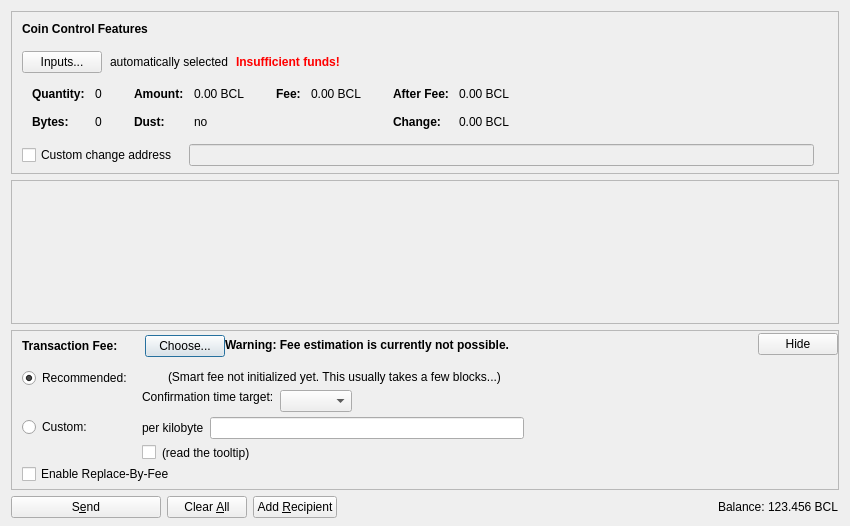
<?xml version="1.0" encoding="UTF-8"?>
<ui version="4.0">
 <class>SendCoinsDialog</class>
 <widget class="QDialog" name="SendCoinsDialog">
  <property name="geometry">
   <rect>
    <x>0</x>
    <y>0</y>
    <width>850</width>
    <height>526</height>
   </rect>
  </property>
  <property name="windowTitle">
   <string>Send Coins</string>
  </property>
  <layout class="QVBoxLayout" name="verticalLayout" stretch="0,1,0,0">
   <property name="bottomMargin">
    <number>8</number>
   </property>
   <item>
    <widget class="QFrame" name="frameCoinControl">
     <property name="sizePolicy">
      <sizepolicy hsizetype="Expanding" vsizetype="Expanding">
       <horstretch>0</horstretch>
       <verstretch>0</verstretch>
      </sizepolicy>
     </property>
     <property name="maximumSize">
      <size>
       <width>16777215</width>
       <height>16777215</height>
      </size>
     </property>
     <property name="frameShape">
      <enum>QFrame::StyledPanel</enum>
     </property>
     <property name="frameShadow">
      <enum>QFrame::Sunken</enum>
     </property>
     <layout class="QVBoxLayout" name="verticalLayoutCoinControl2">
      <property name="spacing">
       <number>0</number>
      </property>
      <property name="leftMargin">
       <number>0</number>
      </property>
      <property name="topMargin">
       <number>0</number>
      </property>
      <property name="rightMargin">
       <number>0</number>
      </property>
      <property name="bottomMargin">
       <number>6</number>
      </property>
      <item>
       <layout class="QVBoxLayout" name="verticalLayoutCoinControl" stretch="0,0,0,0,1">
        <property name="spacing">
         <number>0</number>
        </property>
        <property name="leftMargin">
         <number>10</number>
        </property>
        <property name="topMargin">
         <number>10</number>
        </property>
        <item>
         <layout class="QHBoxLayout" name="horizontalLayoutCoinControl1">
          <property name="bottomMargin">
           <number>15</number>
          </property>
          <item>
           <widget class="QLabel" name="labelCoinControlFeatures">
            <property name="sizePolicy">
             <sizepolicy hsizetype="Preferred" vsizetype="Maximum">
              <horstretch>0</horstretch>
              <verstretch>0</verstretch>
             </sizepolicy>
            </property>
            <property name="font">
             <font>
              <weight>75</weight>
              <bold>true</bold>
             </font>
            </property>
            <property name="styleSheet">
             <string notr="true">font-weight:bold;</string>
            </property>
            <property name="text">
             <string>Coin Control Features</string>
            </property>
           </widget>
          </item>
         </layout>
        </item>
        <item>
         <layout class="QHBoxLayout" name="horizontalLayoutCoinControl2" stretch="0,0,0,0">
          <property name="spacing">
           <number>8</number>
          </property>
          <property name="bottomMargin">
           <number>10</number>
          </property>
          <item>
           <widget class="QPushButton" name="pushButtonCoinControl">
            <property name="styleSheet">
             <string notr="true"/>
            </property>
            <property name="text">
             <string>Inputs...</string>
            </property>
            <property name="autoDefault">
             <bool>false</bool>
            </property>
           </widget>
          </item>
          <item>
           <widget class="QLabel" name="labelCoinControlAutomaticallySelected">
            <property name="text">
             <string>automatically selected</string>
            </property>
            <property name="margin">
             <number>5</number>
            </property>
           </widget>
          </item>
          <item>
           <widget class="QLabel" name="labelCoinControlInsuffFunds">
            <property name="font">
             <font>
              <weight>75</weight>
              <bold>true</bold>
             </font>
            </property>
            <property name="styleSheet">
             <string notr="true">color:red;font-weight:bold;</string>
            </property>
            <property name="text">
             <string>Insufficient funds!</string>
            </property>
            <property name="margin">
             <number>5</number>
            </property>
           </widget>
          </item>
          <item>
           <spacer name="horizontalSpacerCoinControl">
            <property name="orientation">
             <enum>Qt::Horizontal</enum>
            </property>
            <property name="sizeHint" stdset="0">
             <size>
              <width>40</width>
              <height>1</height>
             </size>
            </property>
           </spacer>
          </item>
         </layout>
        </item>
        <item>
         <widget class="QWidget" name="widgetCoinControl" native="true">
          <property name="sizePolicy">
           <sizepolicy hsizetype="Preferred" vsizetype="Preferred">
            <horstretch>0</horstretch>
            <verstretch>0</verstretch>
           </sizepolicy>
          </property>
          <property name="minimumSize">
           <size>
            <width>0</width>
            <height>0</height>
           </size>
          </property>
          <property name="styleSheet">
           <string notr="true"/>
          </property>
          <layout class="QHBoxLayout" name="horizontalLayoutCoinControl5">
           <property name="leftMargin">
            <number>0</number>
           </property>
           <property name="topMargin">
            <number>0</number>
           </property>
           <property name="rightMargin">
            <number>0</number>
           </property>
           <property name="bottomMargin">
            <number>0</number>
           </property>
           <item>
            <layout class="QHBoxLayout" name="horizontalLayoutCoinControl3" stretch="0,0,0,1">
             <property name="spacing">
              <number>20</number>
             </property>
             <property name="topMargin">
              <number>0</number>
             </property>
             <property name="bottomMargin">
              <number>10</number>
             </property>
             <item>
              <layout class="QFormLayout" name="formLayoutCoinControl1">
               <property name="horizontalSpacing">
                <number>10</number>
               </property>
               <property name="verticalSpacing">
                <number>14</number>
               </property>
               <property name="leftMargin">
                <number>10</number>
               </property>
               <property name="topMargin">
                <number>4</number>
               </property>
               <property name="rightMargin">
                <number>6</number>
               </property>
               <item row="0" column="0">
                <widget class="QLabel" name="labelCoinControlQuantityText">
                 <property name="font">
                  <font>
                   <weight>75</weight>
                   <bold>true</bold>
                  </font>
                 </property>
                 <property name="text">
                  <string>Quantity:</string>
                 </property>
                 <property name="margin">
                  <number>0</number>
                 </property>
                </widget>
               </item>
               <item row="0" column="1">
                <widget class="QLabel" name="labelCoinControlQuantity">
                 <property name="cursor">
                  <cursorShape>IBeamCursor</cursorShape>
                 </property>
                 <property name="contextMenuPolicy">
                  <enum>Qt::ActionsContextMenu</enum>
                 </property>
                 <property name="text">
                  <string notr="true">0</string>
                 </property>
                 <property name="margin">
                  <number>0</number>
                 </property>
                 <property name="textInteractionFlags">
                  <set>Qt::LinksAccessibleByMouse|Qt::TextSelectableByKeyboard|Qt::TextSelectableByMouse</set>
                 </property>
                </widget>
               </item>
               <item row="1" column="0">
                <widget class="QLabel" name="labelCoinControlBytesText">
                 <property name="font">
                  <font>
                   <weight>75</weight>
                   <bold>true</bold>
                  </font>
                 </property>
                 <property name="text">
                  <string>Bytes:</string>
                 </property>
                </widget>
               </item>
               <item row="1" column="1">
                <widget class="QLabel" name="labelCoinControlBytes">
                 <property name="cursor">
                  <cursorShape>IBeamCursor</cursorShape>
                 </property>
                 <property name="contextMenuPolicy">
                  <enum>Qt::ActionsContextMenu</enum>
                 </property>
                 <property name="text">
                  <string notr="true">0</string>
                 </property>
                 <property name="textInteractionFlags">
                  <set>Qt::LinksAccessibleByMouse|Qt::TextSelectableByKeyboard|Qt::TextSelectableByMouse</set>
                 </property>
                </widget>
               </item>
              </layout>
             </item>
             <item>
              <layout class="QFormLayout" name="formLayoutCoinControl2">
               <property name="horizontalSpacing">
                <number>10</number>
               </property>
               <property name="verticalSpacing">
                <number>14</number>
               </property>
               <property name="leftMargin">
                <number>6</number>
               </property>
               <property name="topMargin">
                <number>4</number>
               </property>
               <property name="rightMargin">
                <number>6</number>
               </property>
               <item row="0" column="0">
                <widget class="QLabel" name="labelCoinControlAmountText">
                 <property name="font">
                  <font>
                   <weight>75</weight>
                   <bold>true</bold>
                  </font>
                 </property>
                 <property name="text">
                  <string>Amount:</string>
                 </property>
                 <property name="margin">
                  <number>0</number>
                 </property>
                </widget>
               </item>
               <item row="0" column="1">
                <widget class="QLabel" name="labelCoinControlAmount">
                 <property name="cursor">
                  <cursorShape>IBeamCursor</cursorShape>
                 </property>
                 <property name="contextMenuPolicy">
                  <enum>Qt::ActionsContextMenu</enum>
                 </property>
                 <property name="text">
                  <string notr="true">0.00 BCL</string>
                 </property>
                 <property name="textInteractionFlags">
                  <set>Qt::LinksAccessibleByMouse|Qt::TextSelectableByKeyboard|Qt::TextSelectableByMouse</set>
                 </property>
                </widget>
               </item>
               <item row="1" column="0">
                <widget class="QLabel" name="labelCoinControlLowOutputText">
                 <property name="font">
                  <font>
                   <weight>75</weight>
                   <bold>true</bold>
                  </font>
                 </property>
                 <property name="text">
                  <string>Dust:</string>
                 </property>
                </widget>
               </item>
               <item row="1" column="1">
                <widget class="QLabel" name="labelCoinControlLowOutput">
                 <property name="cursor">
                  <cursorShape>IBeamCursor</cursorShape>
                 </property>
                 <property name="contextMenuPolicy">
                  <enum>Qt::ActionsContextMenu</enum>
                 </property>
                 <property name="text">
                  <string notr="true">no</string>
                 </property>
                 <property name="textInteractionFlags">
                  <set>Qt::LinksAccessibleByMouse|Qt::TextSelectableByKeyboard|Qt::TextSelectableByMouse</set>
                 </property>
                </widget>
               </item>
              </layout>
             </item>
             <item>
              <layout class="QFormLayout" name="formLayoutCoinControl3">
               <property name="horizontalSpacing">
                <number>10</number>
               </property>
               <property name="verticalSpacing">
                <number>14</number>
               </property>
               <property name="leftMargin">
                <number>6</number>
               </property>
               <property name="topMargin">
                <number>4</number>
               </property>
               <property name="rightMargin">
                <number>6</number>
               </property>
               <item row="0" column="0">
                <widget class="QLabel" name="labelCoinControlFeeText">
                 <property name="font">
                  <font>
                   <weight>75</weight>
                   <bold>true</bold>
                  </font>
                 </property>
                 <property name="text">
                  <string>Fee:</string>
                 </property>
                 <property name="margin">
                  <number>0</number>
                 </property>
                </widget>
               </item>
               <item row="0" column="1">
                <widget class="QLabel" name="labelCoinControlFee">
                 <property name="cursor">
                  <cursorShape>IBeamCursor</cursorShape>
                 </property>
                 <property name="contextMenuPolicy">
                  <enum>Qt::ActionsContextMenu</enum>
                 </property>
                 <property name="text">
                  <string notr="true">0.00 BCL</string>
                 </property>
                 <property name="textInteractionFlags">
                  <set>Qt::LinksAccessibleByMouse|Qt::TextSelectableByKeyboard|Qt::TextSelectableByMouse</set>
                 </property>
                </widget>
               </item>
              </layout>
             </item>
             <item>
              <layout class="QFormLayout" name="formLayoutCoinControl4">
               <property name="horizontalSpacing">
                <number>10</number>
               </property>
               <property name="verticalSpacing">
                <number>14</number>
               </property>
               <property name="leftMargin">
                <number>6</number>
               </property>
               <property name="topMargin">
                <number>4</number>
               </property>
               <property name="rightMargin">
                <number>6</number>
               </property>
               <item row="0" column="0">
                <widget class="QLabel" name="labelCoinControlAfterFeeText">
                 <property name="font">
                  <font>
                   <weight>75</weight>
                   <bold>true</bold>
                  </font>
                 </property>
                 <property name="text">
                  <string>After Fee:</string>
                 </property>
                 <property name="margin">
                  <number>0</number>
                 </property>
                </widget>
               </item>
               <item row="0" column="1">
                <widget class="QLabel" name="labelCoinControlAfterFee">
                 <property name="cursor">
                  <cursorShape>IBeamCursor</cursorShape>
                 </property>
                 <property name="contextMenuPolicy">
                  <enum>Qt::ActionsContextMenu</enum>
                 </property>
                 <property name="text">
                  <string notr="true">0.00 BCL</string>
                 </property>
                 <property name="textInteractionFlags">
                  <set>Qt::LinksAccessibleByMouse|Qt::TextSelectableByKeyboard|Qt::TextSelectableByMouse</set>
                 </property>
                </widget>
               </item>
               <item row="1" column="0">
                <widget class="QLabel" name="labelCoinControlChangeText">
                 <property name="font">
                  <font>
                   <weight>75</weight>
                   <bold>true</bold>
                  </font>
                 </property>
                 <property name="text">
                  <string>Change:</string>
                 </property>
                </widget>
               </item>
               <item row="1" column="1">
                <widget class="QLabel" name="labelCoinControlChange">
                 <property name="cursor">
                  <cursorShape>IBeamCursor</cursorShape>
                 </property>
                 <property name="contextMenuPolicy">
                  <enum>Qt::ActionsContextMenu</enum>
                 </property>
                 <property name="text">
                  <string notr="true">0.00 BCL</string>
                 </property>
                 <property name="textInteractionFlags">
                  <set>Qt::LinksAccessibleByMouse|Qt::TextSelectableByKeyboard|Qt::TextSelectableByMouse</set>
                 </property>
                </widget>
               </item>
              </layout>
             </item>
            </layout>
           </item>
          </layout>
         </widget>
        </item>
        <item>
         <layout class="QHBoxLayout" name="horizontalLayoutCoinControl4" stretch="0,0,0">
          <property name="spacing">
           <number>12</number>
          </property>
          <property name="sizeConstraint">
           <enum>QLayout::SetDefaultConstraint</enum>
          </property>
          <property name="topMargin">
           <number>5</number>
          </property>
          <property name="rightMargin">
           <number>5</number>
          </property>
          <item>
           <widget class="QCheckBox" name="checkBoxCoinControlChange">
            <property name="toolTip">
             <string>If this is activated, but the change address is empty or invalid, change will be sent to a newly generated address.</string>
            </property>
            <property name="text">
             <string>Custom change address</string>
            </property>
           </widget>
          </item>
          <item>
           <widget class="QValidatedLineEdit" name="lineEditCoinControlChange">
            <property name="enabled">
             <bool>false</bool>
            </property>
            <property name="sizePolicy">
             <sizepolicy hsizetype="Expanding" vsizetype="Fixed">
              <horstretch>0</horstretch>
              <verstretch>0</verstretch>
             </sizepolicy>
            </property>
           </widget>
          </item>
          <item>
           <widget class="QLabel" name="labelCoinControlChangeLabel">
            <property name="sizePolicy">
             <sizepolicy hsizetype="Preferred" vsizetype="Expanding">
              <horstretch>0</horstretch>
              <verstretch>0</verstretch>
             </sizepolicy>
            </property>
            <property name="minimumSize">
             <size>
              <width>0</width>
              <height>0</height>
             </size>
            </property>
            <property name="text">
             <string/>
            </property>
            <property name="margin">
             <number>3</number>
            </property>
           </widget>
          </item>
         </layout>
        </item>
        <item>
         <spacer name="verticalSpacerCoinControl">
          <property name="orientation">
           <enum>Qt::Vertical</enum>
          </property>
          <property name="sizeHint" stdset="0">
           <size>
            <width>800</width>
            <height>1</height>
           </size>
          </property>
         </spacer>
        </item>
       </layout>
      </item>
     </layout>
    </widget>
   </item>
   <item>
    <widget class="QScrollArea" name="scrollArea">
     <property name="widgetResizable">
      <bool>true</bool>
     </property>
     <widget class="QWidget" name="scrollAreaWidgetContents">
      <property name="geometry">
       <rect>
        <x>0</x>
        <y>0</y>
        <width>830</width>
        <height>104</height>
       </rect>
      </property>
      <layout class="QVBoxLayout" name="verticalLayout_2" stretch="0,1">
       <property name="leftMargin">
        <number>0</number>
       </property>
       <property name="topMargin">
        <number>0</number>
       </property>
       <property name="rightMargin">
        <number>0</number>
       </property>
       <property name="bottomMargin">
        <number>0</number>
       </property>
       <item>
        <layout class="QVBoxLayout" name="entries">
         <property name="spacing">
          <number>6</number>
         </property>
        </layout>
       </item>
       <item>
        <spacer name="verticalSpacer">
         <property name="orientation">
          <enum>Qt::Vertical</enum>
         </property>
         <property name="sizeHint" stdset="0">
          <size>
           <width>20</width>
           <height>40</height>
          </size>
         </property>
        </spacer>
       </item>
      </layout>
     </widget>
    </widget>
   </item>
   <item>
    <widget class="QFrame" name="frameFee">
     <property name="sizePolicy">
      <sizepolicy hsizetype="Expanding" vsizetype="Expanding">
       <horstretch>0</horstretch>
       <verstretch>0</verstretch>
      </sizepolicy>
     </property>
     <property name="maximumSize">
      <size>
       <width>16777215</width>
       <height>16777215</height>
      </size>
     </property>
     <property name="frameShape">
      <enum>QFrame::StyledPanel</enum>
     </property>
     <property name="frameShadow">
      <enum>QFrame::Sunken</enum>
     </property>
     <layout class="QVBoxLayout" name="verticalLayoutFee1">
      <property name="spacing">
       <number>0</number>
      </property>
      <property name="leftMargin">
       <number>0</number>
      </property>
      <property name="topMargin">
       <number>0</number>
      </property>
      <property name="rightMargin">
       <number>0</number>
      </property>
      <property name="bottomMargin">
       <number>0</number>
      </property>
      <item>
       <layout class="QVBoxLayout" name="verticalLayoutFee2" stretch="0,0,0">
        <property name="spacing">
         <number>0</number>
        </property>
        <property name="leftMargin">
         <number>10</number>
        </property>
        <property name="topMargin">
         <number>0</number>
        </property>
        <item>
         <layout class="QHBoxLayout" name="horizontalLayoutFee1">
          <property name="bottomMargin">
           <number>0</number>
          </property>
          <item>
           <layout class="QVBoxLayout" name="verticalLayoutFee7">
            <property name="spacing">
             <number>0</number>
            </property>
            <item>
             <spacer name="verticalSpacerSmartFee">
              <property name="orientation">
               <enum>Qt::Vertical</enum>
              </property>
              <property name="sizeType">
               <enum>QSizePolicy::Fixed</enum>
              </property>
              <property name="sizeHint" stdset="0">
               <size>
                <width>1</width>
                <height>4</height>
               </size>
              </property>
             </spacer>
            </item>
            <item>
             <layout class="QHBoxLayout" name="horizontalLayoutSmartFee">
              <property name="spacing">
               <number>10</number>
              </property>
              <item>
               <widget class="QLabel" name="labelFeeHeadline">
                <property name="sizePolicy">
                 <sizepolicy hsizetype="Preferred" vsizetype="Maximum">
                  <horstretch>0</horstretch>
                  <verstretch>0</verstretch>
                 </sizepolicy>
                </property>
                <property name="font">
                 <font>
                  <weight>75</weight>
                  <bold>true</bold>
                 </font>
                </property>
                <property name="styleSheet">
                 <string notr="true">font-weight:bold;</string>
                </property>
                <property name="text">
                 <string>Transaction Fee:</string>
                </property>
               </widget>
              </item>
              <item>
               <widget class="QLabel" name="labelFeeMinimized">
                <property name="text">
                 <string/>
                </property>
               </widget>
              </item>
              <item>
               <widget class="QPushButton" name="buttonChooseFee">
                <property name="text">
                 <string>Choose...</string>
                </property>
               </widget>
              </item>
             </layout>
            </item>
            <item>
             <spacer name="verticalSpacer_5">
              <property name="orientation">
               <enum>Qt::Vertical</enum>
              </property>
              <property name="sizeHint" stdset="0">
               <size>
                <width>1</width>
                <height>1</height>
               </size>
              </property>
             </spacer>
            </item>
           </layout>
          </item>
          <item>
           <widget class="QLabel" name="fallbackFeeWarningLabel">
            <property name="toolTip">
             <string>Using the fallbackfee can result in sending a transaction that will take several hours or days (or never) to confirm. Consider choosing your fee manually or wait until you have validated the complete chain.</string>
            </property>
            <property name="font">
            <font>
                <weight>75</weight>
                <bold>true</bold>
            </font>
            </property>
            <property name="text">
             <string>Warning: Fee estimation is currently not possible.</string>
            </property>
            <property name="wordWrap">
             <bool>false</bool>
            </property>
           </widget>
          </item>
          <item>
           <spacer name="horizontalSpacer_4">
            <property name="orientation">
             <enum>Qt::Horizontal</enum>
            </property>
            <property name="sizeType">
             <enum>QSizePolicy::MinimumExpanding</enum>
            </property>
            <property name="sizeHint" stdset="0">
             <size>
              <width>40</width>
              <height>20</height>
             </size>
            </property>
           </spacer>
          </item>
          <item>
           <widget class="QPushButton" name="buttonMinimizeFee">
            <property name="toolTip">
             <string>collapse fee-settings</string>
            </property>
            <property name="text">
             <string>Hide</string>
            </property>
           </widget>
          </item>
         </layout>
        </item>
        <item>
         <widget class="QFrame" name="frameFeeSelection">
          <layout class="QVBoxLayout" name="verticalLayoutFee12">
           <property name="spacing">
            <number>0</number>
           </property>
           <property name="leftMargin">
            <number>0</number>
           </property>
           <property name="topMargin">
            <number>0</number>
           </property>
           <property name="rightMargin">
            <number>0</number>
           </property>
           <property name="bottomMargin">
            <number>0</number>
           </property>
           <item>
            <layout class="QGridLayout" name="gridLayoutFee">
             <property name="topMargin">
              <number>10</number>
             </property>
             <property name="bottomMargin">
              <number>4</number>
             </property>
             <property name="horizontalSpacing">
              <number>10</number>
             </property>
             <property name="verticalSpacing">
              <number>4</number>
             </property>
             <item row="1" column="1">
              <layout class="QVBoxLayout" name="verticalLayoutFee8">
               <property name="spacing">
                <number>6</number>
               </property>
               <item>
                <layout class="QHBoxLayout" name="horizontalLayoutFee13">
                 <item>
                  <widget class="QLabel" name="labelCustomPerKilobyte">
                   <property name="toolTip">
                    <string>Specify a custom fee per kB (1,000 bytes) of the transaction's virtual size.

Note:  Since the fee is calculated on a per-byte basis, a fee of "100 satoshis per kB" for a transaction size of 500 bytes (half of 1 kB) would ultimately yield a fee of only 50 satoshis.</string>
                   </property>
                   <property name="text">
                    <string>per kilobyte</string>
                   </property>
                  </widget>
                 </item>
                 <item>
                  <widget class="BitcoinCloudAmountField" name="customFee"/>
                 </item>
                 <item>
                  <spacer name="horizontalSpacer_6">
                   <property name="orientation">
                    <enum>Qt::Horizontal</enum>
                   </property>
                   <property name="sizeHint" stdset="0">
                    <size>
                     <width>1</width>
                     <height>1</height>
                    </size>
                   </property>
                  </spacer>
                 </item>
                </layout>
               </item>
               <item>
                <layout class="QHBoxLayout" name="horizontalLayoutFee8">
                 <item>
                  <widget class="QCheckBox" name="checkBoxMinimumFee">
                   <property name="toolTip">
                    <string>Paying only the minimum fee is just fine as long as there is less transaction volume than space in the blocks. But be aware that this can end up in a never confirming transaction once there is more demand for bitcoincloud transactions than the network can process.</string>
                   </property>
                   <property name="text">
                    <string/>
                   </property>
                  </widget>
                 </item>
                 <item>
                  <widget class="QLabel" name="labelMinFeeWarning">
                   <property name="enabled">
                    <bool>true</bool>
                   </property>
                   <property name="toolTip">
                    <string>Paying only the minimum fee is just fine as long as there is less transaction volume than space in the blocks. But be aware that this can end up in a never confirming transaction once there is more demand for bitcoincloud transactions than the network can process.</string>
                   </property>
                   <property name="text">
                    <string>(read the tooltip)</string>
                   </property>
                   <property name="margin">
                    <number>5</number>
                   </property>
                  </widget>
                 </item>
                 <item>
                  <spacer name="horizontalSpacer_2">
                   <property name="orientation">
                    <enum>Qt::Horizontal</enum>
                   </property>
                   <property name="sizeHint" stdset="0">
                    <size>
                     <width>1</width>
                     <height>1</height>
                    </size>
                   </property>
                  </spacer>
                 </item>
                </layout>
               </item>
              </layout>
             </item>
             <item row="0" column="0">
              <layout class="QVBoxLayout" name="verticalLayoutFee4" stretch="0,1">
               <item>
                <widget class="QRadioButton" name="radioSmartFee">
                 <property name="text">
                  <string>Recommended:</string>
                 </property>
                 <property name="checked">
                  <bool>true</bool>
                 </property>
                 <attribute name="buttonGroup">
                  <string notr="true">groupFee</string>
                 </attribute>
                </widget>
               </item>
               <item>
                <spacer name="verticalSpacer_2">
                 <property name="orientation">
                  <enum>Qt::Vertical</enum>
                 </property>
                 <property name="sizeHint" stdset="0">
                  <size>
                   <width>1</width>
                   <height>1</height>
                  </size>
                 </property>
                </spacer>
               </item>
              </layout>
             </item>
             <item row="1" column="0">
              <layout class="QVBoxLayout" name="verticalLayoutFee9" stretch="0,1">
               <item>
                <widget class="QRadioButton" name="radioCustomFee">
                 <property name="text">
                  <string>Custom:</string>
                 </property>
                 <attribute name="buttonGroup">
                  <string notr="true">groupFee</string>
                 </attribute>
                </widget>
               </item>
               <item>
                <spacer name="verticalSpacer_6">
                 <property name="orientation">
                  <enum>Qt::Vertical</enum>
                 </property>
                 <property name="sizeHint" stdset="0">
                  <size>
                   <width>1</width>
                   <height>1</height>
                  </size>
                 </property>
                </spacer>
               </item>
              </layout>
             </item>
             <item row="0" column="1">
              <layout class="QVBoxLayout" name="verticalLayoutFee3" stretch="0,0,1">
               <property name="spacing">
                <number>6</number>
               </property>
               <property name="topMargin">
                <number>2</number>
               </property>
               <item>
                <layout class="QHBoxLayout" name="horizontalLayoutFee12">
                 <item>
                  <widget class="QLabel" name="labelSmartFee">
                   <property name="text">
                    <string/>
                   </property>
                   <property name="margin">
                    <number>2</number>
                   </property>
                  </widget>
                 </item>
                 <item>
                  <widget class="QLabel" name="labelFeeEstimation">
                   <property name="text">
                    <string/>
                   </property>
                  </widget>
                 </item>
                 <item>
                  <widget class="QLabel" name="labelSmartFee2">
                   <property name="text">
                    <string>(Smart fee not initialized yet. This usually takes a few blocks...)</string>
                   </property>
                   <property name="margin">
                    <number>2</number>
                   </property>
                  </widget>
                 </item>
                 <item>
                  <spacer name="horizontalSpacer_5">
                   <property name="orientation">
                    <enum>Qt::Horizontal</enum>
                   </property>
                   <property name="sizeHint" stdset="0">
                    <size>
                     <width>1</width>
                     <height>1</height>
                    </size>
                   </property>
                  </spacer>
                 </item>
                </layout>
               </item>
               <item>
                <layout class="QHBoxLayout" name="horizontalLayoutFee9">
                 <item>
                  <layout class="QVBoxLayout" name="verticalLayoutFee6">
                   <item>
                    <widget class="QLabel" name="labelSmartFee3">
                     <property name="text">
                      <string>Confirmation time target:</string>
                     </property>
                     <property name="margin">
                      <number>2</number>
                     </property>
                    </widget>
                   </item>
                   <item>
                    <spacer name="verticalSpacer_3">
                     <property name="orientation">
                      <enum>Qt::Vertical</enum>
                     </property>
                     <property name="sizeHint" stdset="0">
                      <size>
                       <width>1</width>
                       <height>1</height>
                      </size>
                     </property>
                    </spacer>
                   </item>
                  </layout>
                 </item>
                 <item>
                  <layout class="QVBoxLayout" name="verticalLayoutFee5">
                   <property name="rightMargin">
                    <number>30</number>
                   </property>
                   <item>
                    <layout class="QHBoxLayout" name="horizontalLayoutConfTarget">
                     <property name="bottomMargin">
                      <number>0</number>
                     </property>
                     <item>
                      <widget class="QComboBox" name="confTargetSelector"/>
                     </item>
                     <item>
                      <spacer name="horizontalSpacerConfTarget">
                       <property name="orientation">
                        <enum>Qt::Horizontal</enum>
                       </property>
                       <property name="sizeHint" stdset="0">
                        <size>
                         <width>40</width>
                         <height>20</height>
                        </size>
                       </property>
                      </spacer>
                     </item>
                    </layout>
                   </item>
                  </layout>
                 </item>
                </layout>
               </item>
               <item>
                <spacer name="verticalSpacer_4">
                 <property name="orientation">
                  <enum>Qt::Vertical</enum>
                 </property>
                 <property name="sizeHint" stdset="0">
                  <size>
                   <width>1</width>
                   <height>1</height>
                  </size>
                 </property>
                </spacer>
               </item>
              </layout>
             </item>
            </layout>
           </item>
           <item>
            <widget class="QCheckBox" name="optInRBF">
             <property name="text">
              <string>Enable Replace-By-Fee</string>
             </property>
             <property name="toolTip">
              <string>With Replace-By-Fee (BIP-125) you can increase a transaction's fee after it is sent. Without this, a higher fee may be recommended to compensate for increased transaction delay risk.</string>
             </property>
            </widget>
           </item>
          </layout>
         </widget>
        </item>
        <item>
         <spacer name="verticalSpacerFee">
          <property name="orientation">
           <enum>Qt::Vertical</enum>
          </property>
          <property name="sizeHint" stdset="0">
           <size>
            <width>40</width>
            <height>5</height>
           </size>
          </property>
         </spacer>
        </item>
       </layout>
      </item>
     </layout>
    </widget>
   </item>
   <item>
    <layout class="QHBoxLayout" name="horizontalLayout">
     <item>
      <widget class="QPushButton" name="sendButton">
       <property name="minimumSize">
        <size>
         <width>150</width>
         <height>0</height>
        </size>
       </property>
       <property name="toolTip">
        <string>Confirm the send action</string>
       </property>
       <property name="text">
        <string>S&amp;end</string>
       </property>
       <property name="icon">
        <iconset resource="../bitcoincloud.qrc">
         <normaloff>:/icons/send</normaloff>:/icons/send</iconset>
       </property>
       <property name="autoDefault">
        <bool>false</bool>
       </property>
       <property name="default">
        <bool>false</bool>
       </property>
      </widget>
     </item>
     <item>
      <widget class="QPushButton" name="clearButton">
       <property name="sizePolicy">
        <sizepolicy hsizetype="Minimum" vsizetype="Fixed">
         <horstretch>0</horstretch>
         <verstretch>0</verstretch>
        </sizepolicy>
       </property>
       <property name="toolTip">
        <string>Clear all fields of the form.</string>
       </property>
       <property name="text">
        <string>Clear &amp;All</string>
       </property>
       <property name="icon">
        <iconset resource="../bitcoincloud.qrc">
         <normaloff>:/icons/remove</normaloff>:/icons/remove</iconset>
       </property>
       <property name="autoDefault">
        <bool>false</bool>
       </property>
      </widget>
     </item>
     <item>
      <widget class="QPushButton" name="addButton">
       <property name="toolTip">
        <string>Send to multiple recipients at once</string>
       </property>
       <property name="text">
        <string>Add &amp;Recipient</string>
       </property>
       <property name="icon">
        <iconset resource="../bitcoincloud.qrc">
         <normaloff>:/icons/add</normaloff>:/icons/add</iconset>
       </property>
       <property name="autoDefault">
        <bool>false</bool>
       </property>
      </widget>
     </item>
     <item>
      <spacer name="horizontalSpacer">
       <property name="orientation">
        <enum>Qt::Horizontal</enum>
       </property>
       <property name="sizeHint" stdset="0">
        <size>
         <width>40</width>
         <height>20</height>
        </size>
       </property>
      </spacer>
     </item>
     <item>
      <layout class="QHBoxLayout" name="horizontalLayout_2">
       <property name="spacing">
        <number>3</number>
       </property>
       <item>
        <widget class="QLabel" name="label">
         <property name="sizePolicy">
          <sizepolicy hsizetype="Preferred" vsizetype="Fixed">
           <horstretch>0</horstretch>
           <verstretch>0</verstretch>
          </sizepolicy>
         </property>
         <property name="text">
          <string>Balance:</string>
         </property>
        </widget>
       </item>
       <item>
        <widget class="QLabel" name="labelBalance">
         <property name="sizePolicy">
          <sizepolicy hsizetype="Preferred" vsizetype="Fixed">
           <horstretch>0</horstretch>
           <verstretch>0</verstretch>
          </sizepolicy>
         </property>
         <property name="cursor">
          <cursorShape>IBeamCursor</cursorShape>
         </property>
         <property name="text">
          <string notr="true">123.456 BCL</string>
         </property>
         <property name="textInteractionFlags">
          <set>Qt::LinksAccessibleByMouse|Qt::TextSelectableByKeyboard|Qt::TextSelectableByMouse</set>
         </property>
        </widget>
       </item>
      </layout>
     </item>
    </layout>
   </item>
  </layout>
 </widget>
 <customwidgets>
  <customwidget>
   <class>QValidatedLineEdit</class>
   <extends>QLineEdit</extends>
   <header>qt/qvalidatedlineedit.h</header>
  </customwidget>
  <customwidget>
   <class>BitcoinCloudAmountField</class>
   <extends>QLineEdit</extends>
   <header>qt/bitcoincloudamountfield.h</header>
   <container>1</container>
  </customwidget>
 </customwidgets>
 <resources>
  <include location="../bitcoincloud.qrc"/>
 </resources>
 <connections/>
 <buttongroups>
  <buttongroup name="groupFee"/>
 </buttongroups>
</ui>
